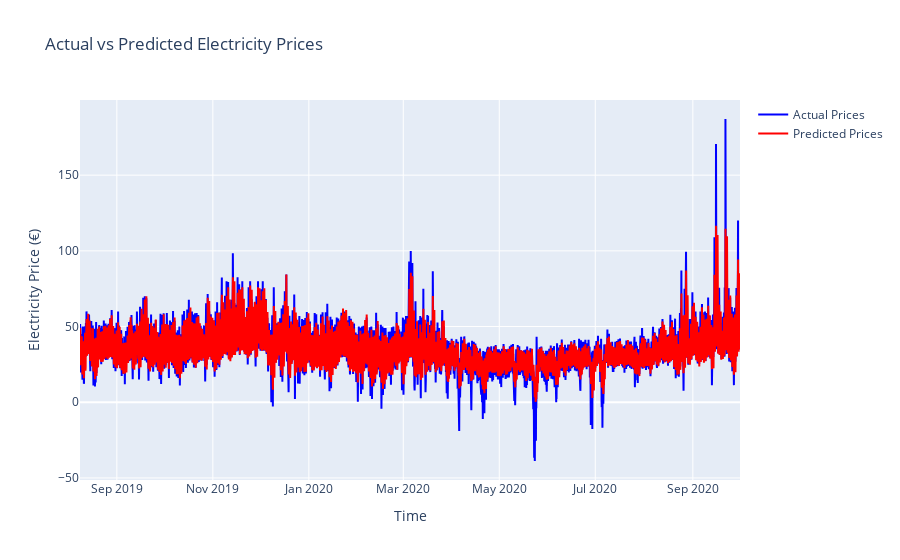

Notebook cell for this chart:
### Markdown cell above
### Fit & Visualisation 
The performance of a time series model is evaluated by calculating the Mean Absolute Error (MAE) and Root Mean Squared Error (RMSE) between the predicted and actual values. It then visualises the actual and predicted electricity prices over time using an interactive Plotly graph. The plot helps assess how well the model captures price trends, providing a clear comparison between actual and predicted values, which is essential for evaluating and improving time series forecasting models.

### Code cell
import plotly.graph_objs as go

y_pred = model.predict(X_test)
mae = mean_absolute_error(y_test, y_pred)
rmse = np.sqrt(mean_squared_error(y_test, y_pred))

print(y_pred.shape, y_test.shape)

print(f'Mean Absolute Error: {mae}')
print(f'Root Mean Squared Error: {rmse}')

# Ensure that the time index matches for both actual and predicted prices
time_index = df.index[-len(y_test):]  # Correct length based on y_test

# Create traces for actual and predicted prices
trace_actual = go.Scatter(
    x=time_index, 
    y=y_test.flatten(), 
    mode='lines', 
    name="Actual Prices", 
    line=dict(color='blue')
)

trace_predicted = go.Scatter(
    x=time_index, 
    y=y_pred.flatten(), 
    mode='lines', 
    name="Predicted Prices", 
    line=dict(color='red')
)

# Create the layout
layout = go.Layout(
    title="Actual vs Predicted Electricity Prices",
    xaxis=dict(title="Time"),
    yaxis=dict(title="Electricity Price (€)"),
    hovermode='closest'
)

# Create the figure with both actual and predicted traces
fig = go.Figure(data=[trace_actual, trace_predicted])

# Update the layout
fig.update_layout(layout)

# Show the interactive plot
fig.show()

### Figure 1 — Plotly figure (JSON) as saved in the notebook; plotly's stock layout.template omitted (floating-point values rounded to 4 significant figures; data arrays with more than 128 entries replaced by an {"elided": "..."} marker saying what was removed)
{"data": [{"line": {"color": "blue"}, "mode": "lines", "name": "Actual Prices", "type": "scatter", "x": {"elided": "10066 str values"}, "y": {"elided": "10066 float values"}}, {"line": {"color": "red"}, "mode": "lines", "name": "Predicted Prices", "type": "scatter", "x": {"elided": "10066 str values"}, "y": {"elided": "10066 float values"}}], "layout": {"hovermode": "closest", "title": {"text": "Actual vs Predicted Electricity Prices"}, "xaxis": {"title": {"text": "Time"}}, "yaxis": {"title": {"text": "Electricity Price (€)"}}}}
